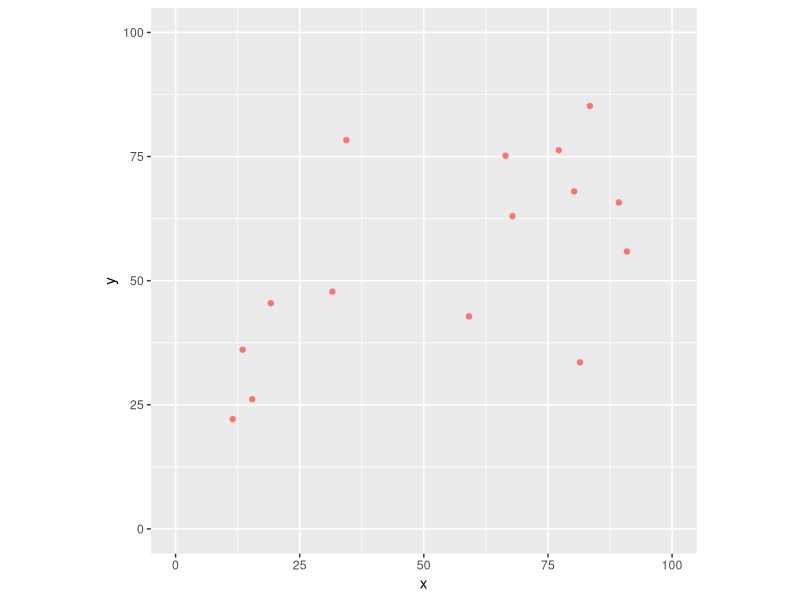
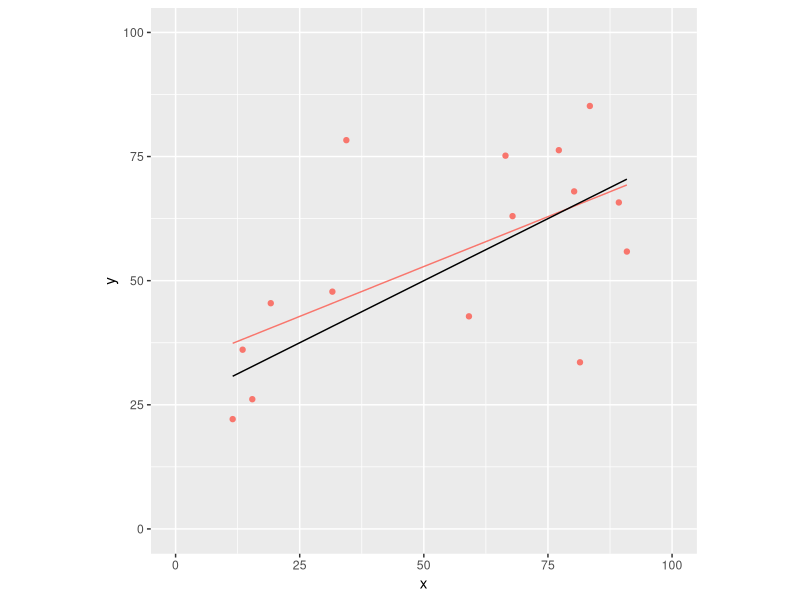
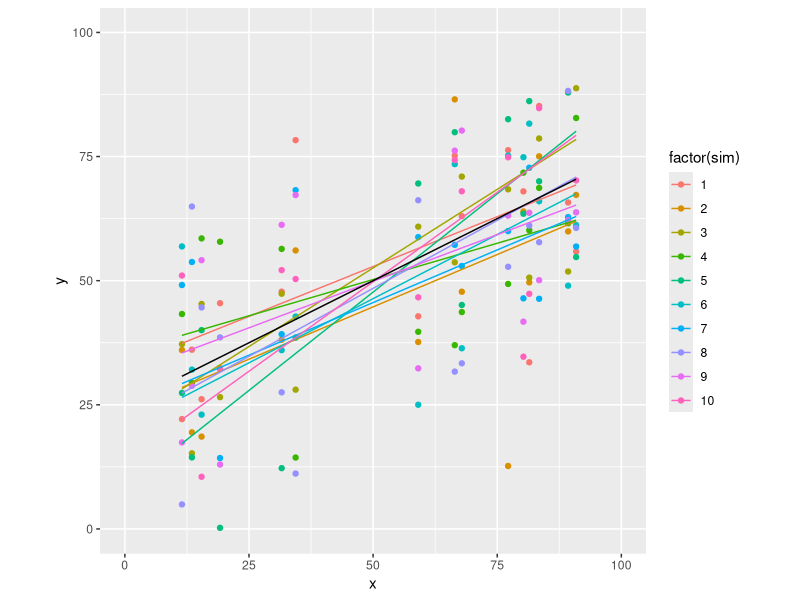

Here is the R script that generated these plots, in order: (Note: a time limit stopped this script after it produced the figures.)
## ---- chunk 1
knitr::opts_chunk$set(echo = TRUE)
## ---- chunk 2
rm(list=ls())							# Remove objects currently in the workspace 
tic=Sys.time()
library(ggplot2)
library(tibble)
library(dplyr)
## ---- chunk 3
m = 0.5
c = 25
## ---- chunk 4
mu = 0
sigma = 20
## ---- chunk 5
n=15
x <- array(dim=c(n))
y <- array(dim=c(n))
## ---- chunk 6
x = sort(runif(n,min=0,100))
print(x)          # Output to screen the randomly drawn numbers, sorted from low to high
## ---- chunk 7
e = rnorm(n,mean = mu, sd = sigma)
y = m*x + c + e
result <- tibble(x=x,y=y,sim=1)
ggplot(data=result) + geom_point(mapping = aes(x=x,y=y,colour="red"))+
  xlim(0,100)+ylim(0,100)+coord_fixed(ratio=1)+
  theme(legend.position = "none")
## ---- chunk 8
fit <- lm(y~x)
(fit_summary <- print(summary(fit)))
## ---- chunk 9
print(fit_summary$coefficients[1]) # the estimated intercept, c
print(fit_summary$coefficients[2]) # the estimated slope, m
print(fit_summary$coefficients[3]) # the standard error for the estimated intercept, c
print(fit_summary$coefficients[4]) # the standard error for the estimated slope, m
print(fit_summary$coefficients[5]) # the t-value for the estimated intercept, c
print(fit_summary$coefficients[6]) # the t-value for the estimated slope, m
print(fit_summary$coefficients[7]) # the p-value for the estimated intercept, c
print(fit_summary$coefficients[8]) # the p-value for the estimated slope, m
## ---- chunk 10
result <- bind_cols(result,tibble(fitted = fit$fitted.values, true = m*x+c))
## ---- chunk 11
ggplot(data=result) + 
  xlim(0,100)+ylim(0,100)+coord_fixed(ratio=1)+
  geom_point(mapping = aes(x=x,y=y,colour="red"))+
  geom_line(mapping = aes(x=x,y=fitted,colour="red"))+
  geom_line(mapping = aes(x=x,y=true))+
  theme(legend.position = "none")
## ---- chunk 12
n_quick <- 10
for (i in 2:n_quick) {
e = rnorm(n,mean = mu, sd = sigma)
y = m*x + c + e
fit <- lm(y~x)
result <- bind_rows(result,tibble(x=x,y=y,sim=i,fitted=fit$fitted.values,true = m*x+c))
}

ggplot(data=result) + 
  xlim(0,100)+ylim(0,100)+coord_fixed(ratio=1)+
  geom_point(mapping = aes(x=x,y=y,colour=factor(sim)))+
  geom_line(mapping = aes(x=x,y=fitted,colour=factor(sim)))+
  geom_line(mapping = aes(x=x,y=true))
## ---- chunk 13
ns=100000
intercept <- array(dim=c(ns))
slope <- array(dim=c(ns))
std_error_intercept <- array(dim=c(ns))
std_error_slope <- array(dim=c(ns))
t_value_intercept <- array(dim=c(ns))
t_value_slope <- array(dim=c(ns))
p_value_intercept <- array(dim=c(ns))
p_value_slope <- array(dim=c(ns))
for (i in 1:ns) {
	e = rnorm(n,mean = mu, sd = sigma)
	y = m*x + c + e
	fit= lm(y~x)
	intercept[i]=summary(fit)$coefficients[1]
	slope[i] = summary(fit)$coefficients[2]
	std_error_intercept[i] = summary(fit)$coefficients[3]
	std_error_slope[i] = summary(fit)$coefficients[4]
	t_value_intercept[i] = summary(fit)$coefficients[5]
	t_value_slope[i] = summary(fit)$coefficients[6]
	p_value_intercept[i] = summary(fit)$coefficients[7]
	p_value_slope[i] = summary(fit)$coefficients[8]
}

sims <- tibble(intercept,
               slope,
               std_error_intercept,
               std_error_slope,
               t_value_intercept,
               t_value_slope,
               p_value_intercept,
               p_value_slope,
               intercept_neg=intercept<0,
               slope_neg=slope<0)
toc=Sys.time()
write.csv(sims,"sims.csv")

## ---- chunk 14
ggplot(data=sims,aes(x=intercept))+
  geom_histogram(aes(y=..density..),bins=100)+
  stat_function(fun=dnorm,
                args=list(mean=mean(intercept),sd=mean(std_error_intercept)),
                colour="red",lwd=1.5
                )
#t_value_check = sims$intercept/sims$std_error_intercept-sims$t_value_intercept
#p_value_check =  2*pt(q=-abs(sims$t_value_intercept),df=n-2)-sims$p_value_intercept
## ---- chunk 15
ggplot(data=sims,aes(x=slope))+
  geom_histogram(aes(y=..density..),bins=100)+
  stat_function(fun=dnorm,
                args=list(mean=mean(slope),sd=mean(std_error_slope)),
                colour="red",lwd=1.5
                )
